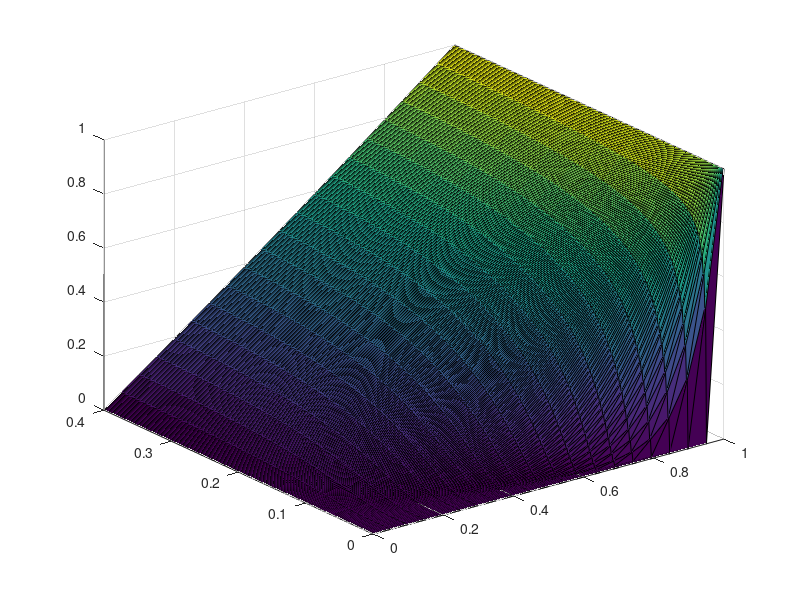

MATLAB code to generate this figure:
clear


r = 0.5;
h = 0.05;
k = r * h^2;

x = 0:h:1;
t = 0:k:0.4;

u = zeros([numel(t), numel(x)]);

% u(1, :) = sin(x * pi); 
width = 0.4;
% u(1, :) = heaviside(x - width) - heaviside(x - 1 + width);

u(:, end) = ones(size(t));

for j = 2 : numel(t)
    % for i = 2 : numel(x) - 1
    %     u(j, i) = (1 - 2*r)*u(j-1, i) + r*u(j-1, i-1) + r*u(j-1, i+1);
    % end
    u(j, 2:end-1) = (1 - 2*r)*u(j-1, 2:end-1) + r*u(j-1, 1:end-2) + r*u(j-1, 3:end);
end

% plot(x, u(1:5:end, :))
surf(x, t, u);



